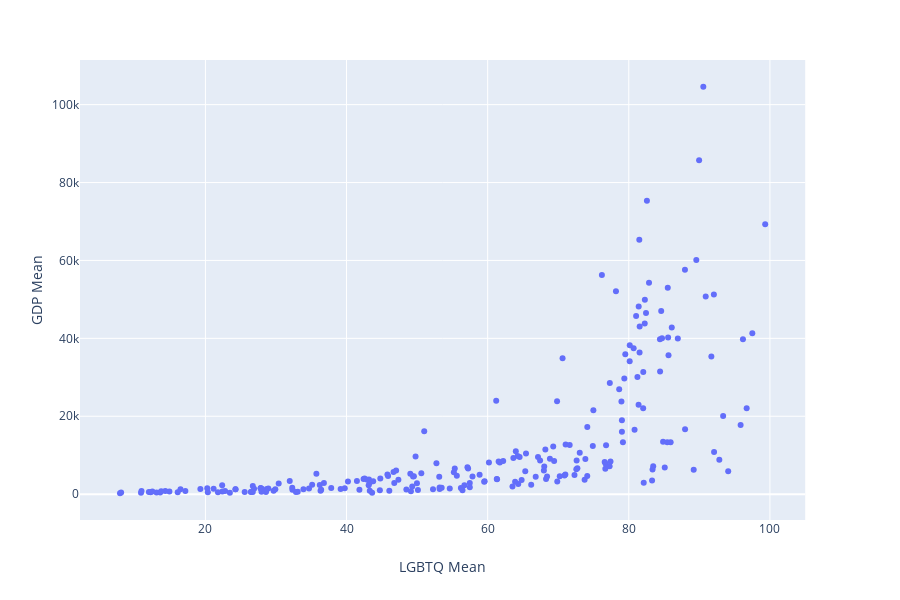

Notebook cell for this chart:
### Code cell
#scatter plot
scatter_LGBTQ = px.scatter(merged_LGBTQ, y="GDP Mean", x="LGBTQ Mean",hover_data=['Country'])
scatter_LGBTQ

### Figure 1 — Plotly figure (JSON) as saved in the notebook; plotly's stock layout.template omitted (floating-point values rounded to 4 significant figures; data arrays with more than 128 entries replaced by an {"elided": "..."} marker saying what was removed)
{"data": [{"customdata": {"elided": "233x1 str values"}, "hoverlabel": {"namelength": 0}, "hovertemplate": "LGBTQ Mean=%{x}<br>GDP Mean=%{y}<br>Country=%{customdata[0]}", "legendgroup": "", "marker": {"color": "#636efa", "symbol": "circle"}, "mode": "markers", "name": "", "showlegend": false, "type": "scatter", "x": {"elided": "233 float values"}, "xaxis": "x", "y": {"elided": "233 str values"}, "yaxis": "y"}], "layout": {"height": 600, "legend": {"tracegroupgap": 0}, "margin": {"t": 60}, "xaxis": {"anchor": "y", "domain": [0, 0.98], "title": {"text": "LGBTQ Mean"}}, "yaxis": {"anchor": "x", "domain": [0, 1], "title": {"text": "GDP Mean"}}}}
